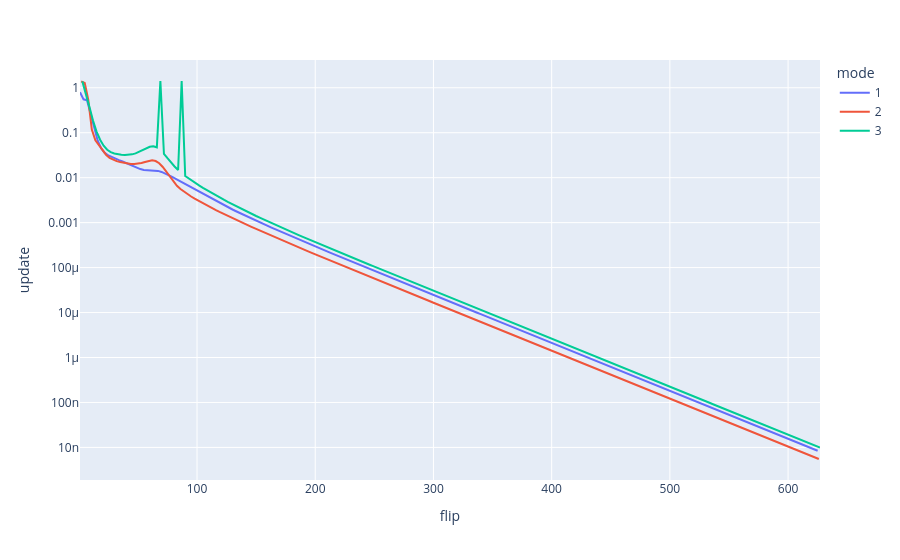

Notebook source saved alongside this figure:
### Code cell
px.line(df, x='flip', y='update', log_y=True, color='mode')

### Figure 1 — Plotly figure (JSON) as saved in the notebook; plotly's stock layout.template omitted (floating-point values rounded to 4 significant figures; data arrays with more than 128 entries replaced by an {"elided": "..."} marker saying what was removed)
{"data": [{"hovertemplate": "mode=1<br>flip=%{x}<br>update=%{y}<extra></extra>", "legendgroup": "1", "line": {"color": "#636efa", "dash": "solid"}, "marker": {"symbol": "circle"}, "mode": "lines", "name": "1", "orientation": "v", "showlegend": true, "type": "scatter", "x": {"elided": "209 int values"}, "xaxis": "x", "y": {"elided": "209 float values"}, "yaxis": "y"}, {"hovertemplate": "mode=2<br>flip=%{x}<br>update=%{y}<extra></extra>", "legendgroup": "2", "line": {"color": "#EF553B", "dash": "solid"}, "marker": {"symbol": "circle"}, "mode": "lines", "name": "2", "orientation": "v", "showlegend": true, "type": "scatter", "x": {"elided": "209 int values"}, "xaxis": "x", "y": {"elided": "209 float values"}, "yaxis": "y"}, {"hovertemplate": "mode=3<br>flip=%{x}<br>update=%{y}<extra></extra>", "legendgroup": "3", "line": {"color": "#00cc96", "dash": "solid"}, "marker": {"symbol": "circle"}, "mode": "lines", "name": "3", "orientation": "v", "showlegend": true, "type": "scatter", "x": {"elided": "209 int values"}, "xaxis": "x", "y": {"elided": "209 float values"}, "yaxis": "y"}], "layout": {"legend": {"title": {"text": "mode"}, "tracegroupgap": 0}, "margin": {"t": 60}, "xaxis": {"anchor": "y", "domain": [0, 1], "title": {"text": "flip"}}, "yaxis": {"anchor": "x", "domain": [0, 1], "title": {"text": "update"}, "type": "log"}}}
